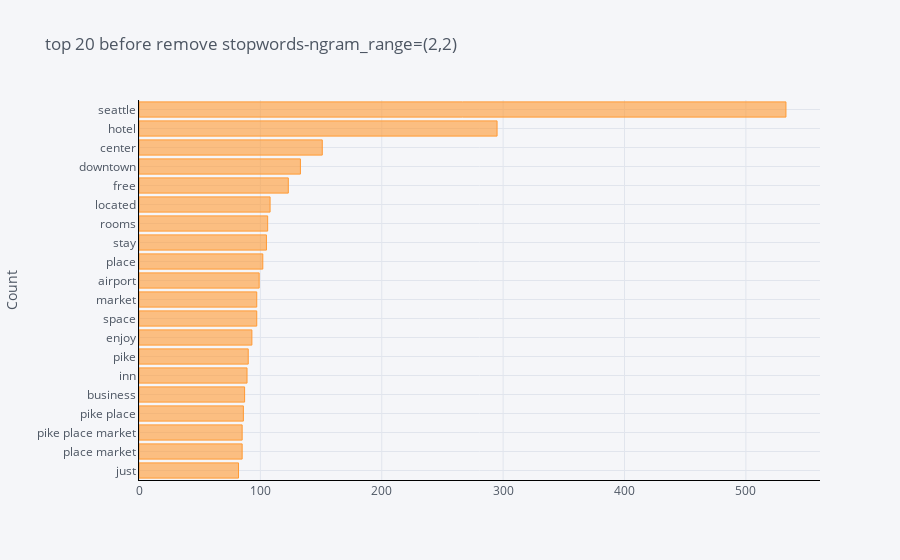

The code cell stored with this chart in its notebook:
### Code cell
common_words=get_top_n_words(df['desc'],20)
df3 = pd.DataFrame(common_words,columns=['desc','count'])
df3.groupby('desc').sum()['count'].sort_values().iplot(kind='barh',yTitle='Count',linecolor='black',title='top 20 before remove stopwords-ngram_range=(2,2)')

### Figure 1 — Plotly figure (JSON) as saved in the notebook; plotly's stock layout.template omitted (floating-point values rounded to 4 significant figures)
{"data": [{"marker": {"color": "rgba(255, 153, 51, 0.6)", "line": {"color": "rgba(255, 153, 51, 1.0)", "width": 1}}, "name": "count", "orientation": "h", "text": "", "type": "bar", "x": [82, 85, 85, 86, 87, 89, 90, 93, 97, 97, 99, 102, 105, 106, 108, 123, 133, 151, 295, 533], "y": ["just", "place market", "pike place market", "pike place", "business", "inn", "pike", "enjoy", "space", "market", "airport", "place", "stay", "rooms", "located", "free", "downtown", "center", "hotel", "seattle"]}], "layout": {"legend": {"bgcolor": "#F5F6F9", "font": {"color": "#4D5663"}}, "paper_bgcolor": "#F5F6F9", "plot_bgcolor": "#F5F6F9", "title": {"font": {"color": "#4D5663"}, "text": "top 20 before remove stopwords-ngram_range=(2,2)"}, "xaxis": {"gridcolor": "#E1E5ED", "linecolor": "black", "showgrid": true, "tickfont": {"color": "#4D5663"}, "title": {"font": {"color": "#4D5663"}, "text": ""}, "zerolinecolor": "#E1E5ED"}, "yaxis": {"gridcolor": "#E1E5ED", "linecolor": "black", "showgrid": true, "tickfont": {"color": "#4D5663"}, "title": {"font": {"color": "#4D5663"}, "text": "Count"}, "zerolinecolor": "#E1E5ED"}}}
